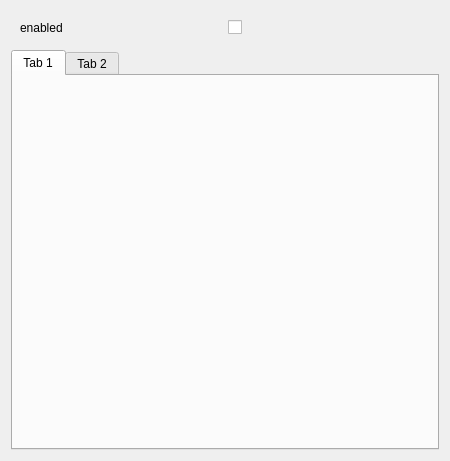
<?xml version="1.0" encoding="UTF-8"?>
<ui version="4.0">
 <class>data_source_settings_widget</class>
 <widget class="QWidget" name="data_source_settings_widget">
  <property name="geometry">
   <rect>
    <x>0</x>
    <y>0</y>
    <width>450</width>
    <height>461</height>
   </rect>
  </property>
  <property name="sizePolicy">
   <sizepolicy hsizetype="Preferred" vsizetype="Maximum">
    <horstretch>0</horstretch>
    <verstretch>0</verstretch>
   </sizepolicy>
  </property>
  <property name="maximumSize">
   <size>
    <width>450</width>
    <height>500</height>
   </size>
  </property>
  <property name="windowTitle">
   <string>Form</string>
  </property>
  <layout class="QVBoxLayout" name="verticalLayout">
   <item>
    <widget class="QWidget" name="widget" native="true">
     <property name="maximumSize">
      <size>
       <width>16777215</width>
       <height>35</height>
      </size>
     </property>
     <layout class="QHBoxLayout" name="horizontalLayout">
      <item>
       <widget class="QLabel" name="label">
        <property name="text">
         <string>enabled</string>
        </property>
       </widget>
      </item>
      <item>
       <widget class="QCheckBox" name="checkBox">
        <property name="text">
         <string/>
        </property>
       </widget>
      </item>
     </layout>
    </widget>
   </item>
   <item>
    <widget class="QTabWidget" name="tabWidget">
     <property name="currentIndex">
      <number>0</number>
     </property>
     <widget class="QWidget" name="tab">
      <attribute name="title">
       <string>Tab 1</string>
      </attribute>
     </widget>
     <widget class="QWidget" name="tab_2">
      <attribute name="title">
       <string>Tab 2</string>
      </attribute>
     </widget>
    </widget>
   </item>
  </layout>
 </widget>
 <resources/>
 <connections/>
</ui>
